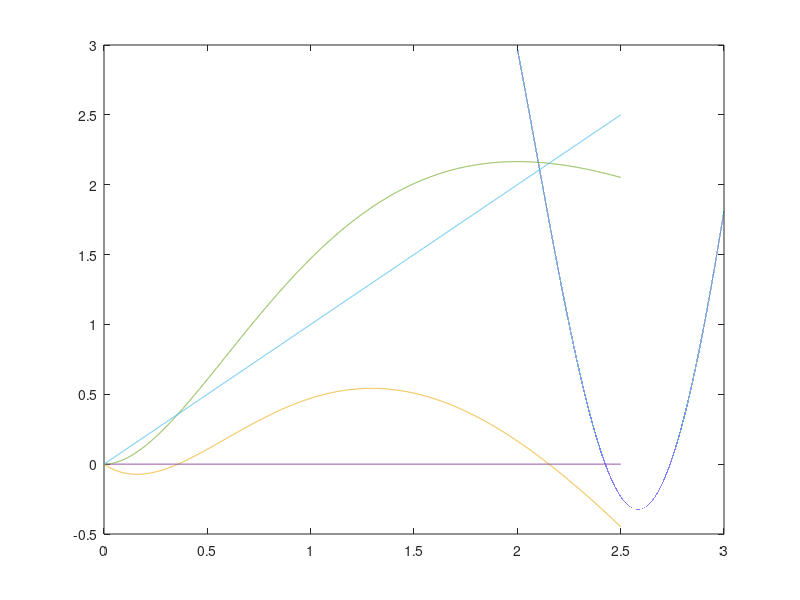

The MATLAB source for this figure:
% Problem #1

% Define the function and plot it

f = @(x) exp(-x) + x - 3*sin(3*x);
g = @(x) 0*x;

x = -2:.00001:10;
plot(x,f(x))
hold on
plot(x,g(x))

% There are four roots, all in (0,3) -- look at each pair

clf
x = 0:.00001:1;
plot(x,f(x))
hold on
plot(x,g(x))

clf
x = 2:.00001:3;
plot(x,f(x))
hold on
plot(x,g(x))

% State guesses

guesses = [.1,.9,2.45,2.75]; % these are our initial guesses for the roots

% Use Newton's method to find each root

format long
J = @(x) -exp(-x) + 1 - 9*cos(3*x); % derivative
data = [];

for i = 1:4 % for each root
    
    x = guesses(i);
    X = x;
    
    for j = 1:15 % do enough times to converge
        
        x = x-J(x)\f(x);
        X = [X;x];
        
    end
    
    data = horzcat(data,X);
    
end

% Check that convergence is quadratic

errors = abs(data - data(end,:));
quads = errors(1:end-1,:).^2;
comp = errors(2:end,:)./quads;
comp(1:3,:) % truncated b/c of some precision issues; alternatively:
errors2 = errors;
errors2(4:5,1) = [0;0];
comp2 = errors2(2:end,:)./quads

% Problem #2

% defining the function and its Jacobian

f = @(x) [x(1)^2 - x(1)*x(2) - x(2)^2 - 2; x(1)^2 + x(1)*x(2) + 2*x(2)^2 - 8];
J = @(x) [2*x(1) - x(2), -x(1) - 2*x(2); 2*x(1) + x(2), x(1) + 4*x(2)];

% Newton's method applied to the above example

x = [-1;1];
X = x;

for i = 1:50
    
    x = x-J(x)\f(x);
    X = [X x];

end

X'

% Problem #3

f = @(x) x^2 - 5;
x1 = 1.1;
x2 = 1.2;
X1 = x1;
X2 = x2;

for i = 1:50
    
    x1 = X1(end) - f(X1(end))/2.2;
    x2 = X2(end) - f(X2(end))/2.4;
    X1 = [X1 x1];
    X2 = [X2 x2];
    
end

% this converged for X2 but not X1

rats1 = (X1(3:end) - X1(2:end-1)) ./ (X1(2:end-1) - X1(1:end-2));
rats2 = (X2(3:end) - X2(2:end-1)) ./ (X2(2:end-1) - X2(1:end-2));

% Problem #4

f = @(x) 4.*x.^2.*exp(-x) - x;
g = @(x) 0*x;
x = 0:.001:2.5;
plot(x,f(x))
hold on
plot(x,g(x))

% for a fixed point we need abs(f'(x)) < 1

J = @(x) (8*x-4*x^2)*exp(-x) - 1; % the derivative

% the first positive fixed point is unstable because f'' is positive

f1 = @(x) 4.*x.^2.*exp(-x);
g1 = @(x) x;
x = 0:.001:2.5;
plot(x,f1(x))
hold on
plot(x,g1(x))

% use Newton's method to find the larger fixed point

x = 2.1;
X = x;

for i = 1:50
    
    x = x-J(x)\f(x);
    X = [X x];

end

X'

